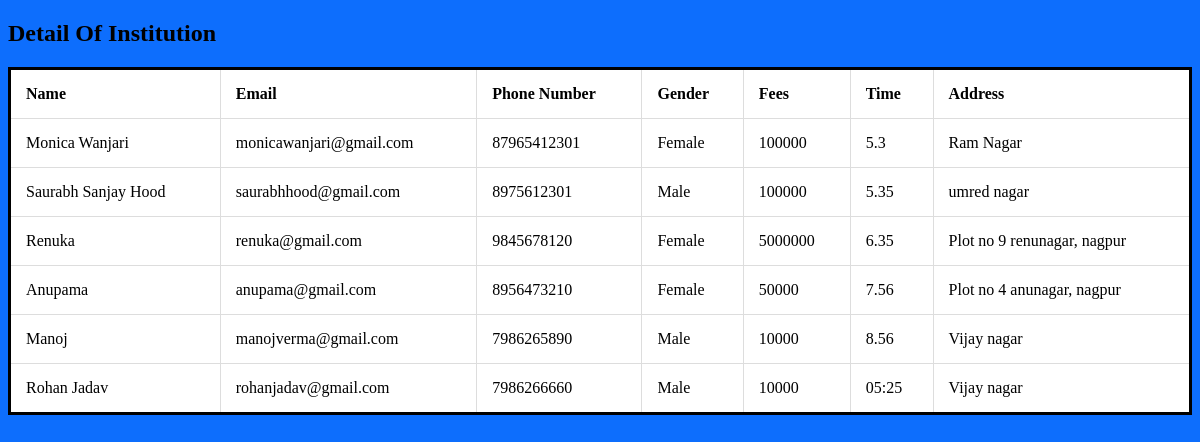
Page /fetching/table.php on the committed database.
### tables this page shows
CREATE TABLE `user` (
  `int` int(20) NOT NULL,
  `name` varchar(255) NOT NULL,
  `email` varchar(255) NOT NULL,
  `phone` varchar(255) NOT NULL,
  `gender` text NOT NULL,
  `fees` int(20) NOT NULL,
  `time` varchar(255) NOT NULL,
  `address` varchar(255) NOT NULL
);

### fetching/table.php (the view, shortened to what this page needs)
<!DOCTYPE html>
<html>
<head>
<link rel="stylesheet" href="table.css">
</head>
<body>
<h2>Detail Of Institution</h2>
<table>
  <tr>
   <?php require "connection.php"?>
   <?php
     $sql = "SELECT `name`,`email`, `phone`,`gender`,`fees`,`time`,`address` FROM `user`";
     $result = mysqli_query($db,$sql);
    ?>
    <th>Name</th>
    <th>Email</th>
    <th>Phone Number</th>
    <th>Gender</th>
    <th>Fees</th>
    <th>Time</th>
    <th>Address</th>
  </tr>
  <tr>
    <?php
while ($row = mysqli_fetch_row($result))
{
echo "<tr>";
echo "<td>" . $row[0] ."</td>";
echo "<td>" . $row[1] . "</td>";
echo "<td>" . $row[2] . "</td>";
echo "<td>" . $row[3] . "</td>";
echo "<td>" . $row[4] . "</td>";
echo "<td>" . $row[5] . "</td>";
echo "<td>" . $row[6] . "</td>";
echo "</tr>";
}
?>
  </tr>
</table>
</body>
</html>

### fetching/table.css (style rules this page uses)
table, td, th { border: 1px solid #ddd; text-align: left; background-color:white; }
table { border-collapse: collapse; width: 100%; border:3px solid black; }
th, td { padding: 15px; }
body { background: #0D6EFD; }

### rows in the picture
user: name "Monica Wanjari", email "monicawanjari@gmail.com", phone "87965412301", gender "Female", fees "100000", time "5.3", address "Ram Nagar"
user: name "Saurabh Sanjay Hood", email "saurabhhood@gmail.com", phone "8975612301", gender "Male", fees "100000", time "5.35", address "umred nagar"
user: name "Renuka", email "renuka@gmail.com", phone "9845678120", gender "Female", fees "5000000", time "6.35", address "Plot no 9 renunagar, nagpur"
user: name "Anupama", email "anupama@gmail.com", phone "8956473210", gender "Female", fees "50000", time "7.56", address "Plot no 4 anunagar, nagpur"
user: name "Manoj", email "manojverma@gmail.com", phone "7986265890", gender "Male", fees "10000", time "8.56", address "Vijay nagar"
user: name "Rohan Jadav", email "rohanjadav@gmail.com", phone "7986266660", gender "Male", fees "10000", time "05:25", address "Vijay nagar"
